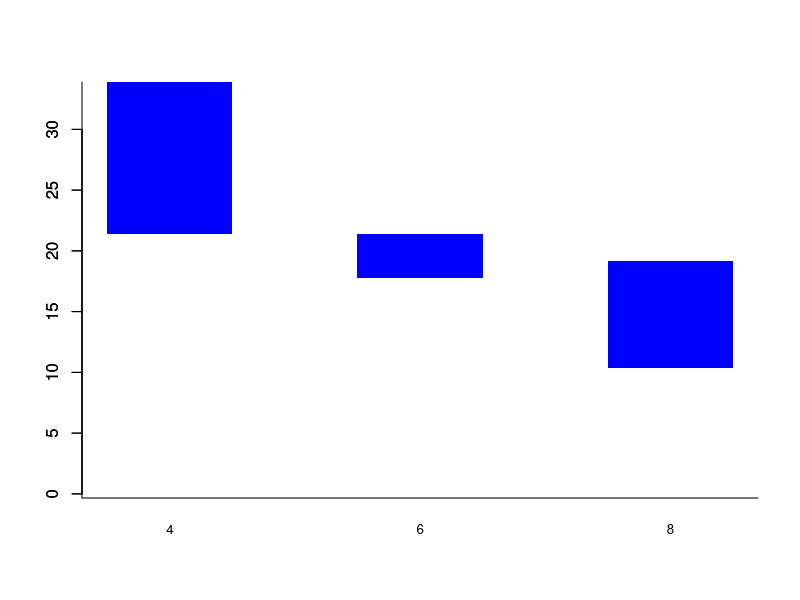

Write the R code that produced this figure.
x<-subset(mtcars, mtcars$cyl==4)
x<-range(x$mpg)
y<-subset(mtcars, mtcars$cyl==6)
y<-range(y$mpg)
z<-subset(mtcars, mtcars$cyl==8)
z<-range(z$mpg)
df<-data.frame(cyl=c(4,6,8),from=c(x[1],y[1],z[1]), to=c(x[2],y[2],z[2]))
barplot(df$to, border='transparent', space=1, col='blue')
barplot(df$from, space=1, add=TRUE, col='white', 
        border='transparent', names.arg=df$cyl, 
        cex.names=0.8, main="Range of Milles per Gallon (mpg) by Cylindres (cyl)", xlab="Milles Per Gallon", ylab="Cylindres")
box(bty='l')
